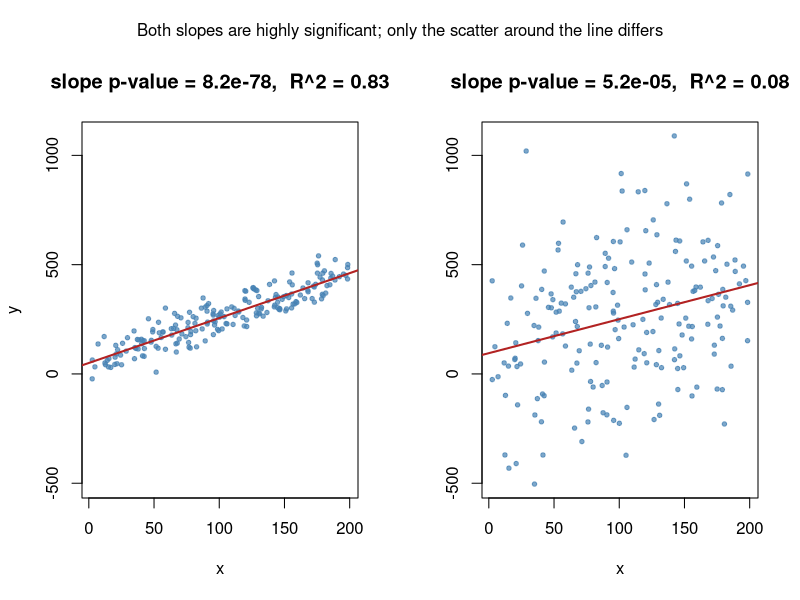

Generate this figure with R:
# Same mean structure, different noise: a significant slope does not imply a large R^2.
set.seed(0)
n <- 200
x <- runif(n, 0, 200)
ys <- lapply(c(50, 280), function(s) 45 + 2.1 * x + rnorm(n, 0, s))

op <- par(mfrow = c(1, 2), oma = c(0, 0, 2, 0))
for (k in 1:2) {
  y <- ys[[k]]
  fit <- lm(y ~ x)
  s <- summary(fit)
  plot(x, y, pch = 19, cex = 0.6, col = adjustcolor("steelblue", 0.7), ylim = range(unlist(ys)),
       ylab = if (k == 1) "y" else "",
       main = sprintf("slope p-value = %.1e,  R^2 = %.2f", coef(s)["x", "Pr(>|t|)"], s$r.squared))
  abline(fit, col = "firebrick", lwd = 2)
}
mtext("Both slopes are highly significant; only the scatter around the line differs", outer = TRUE)
par(op)
